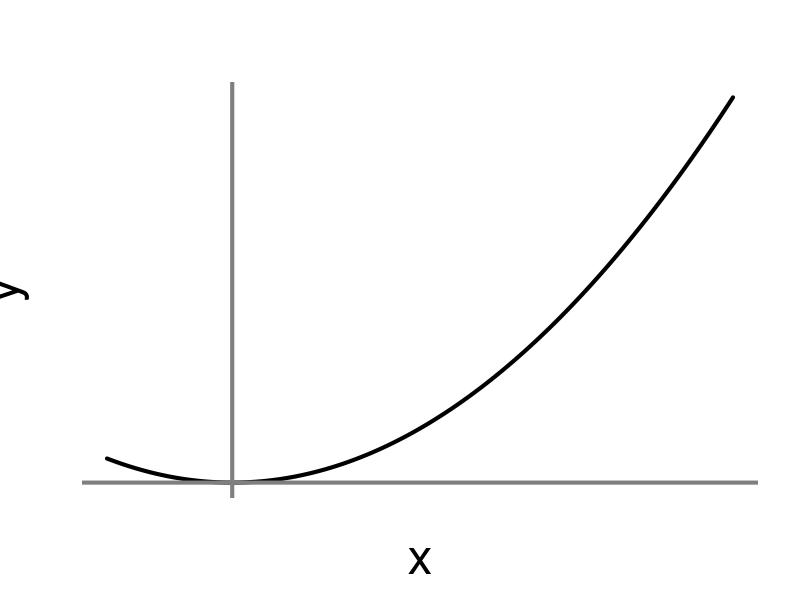
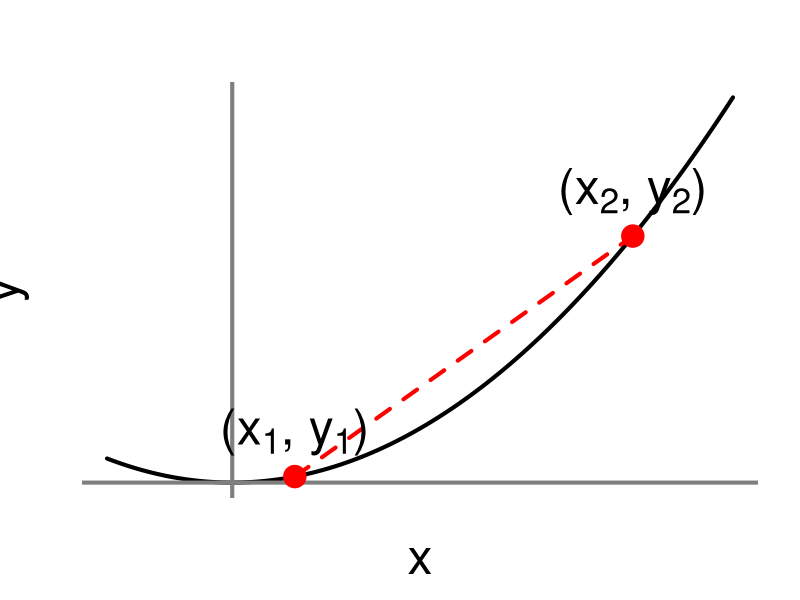
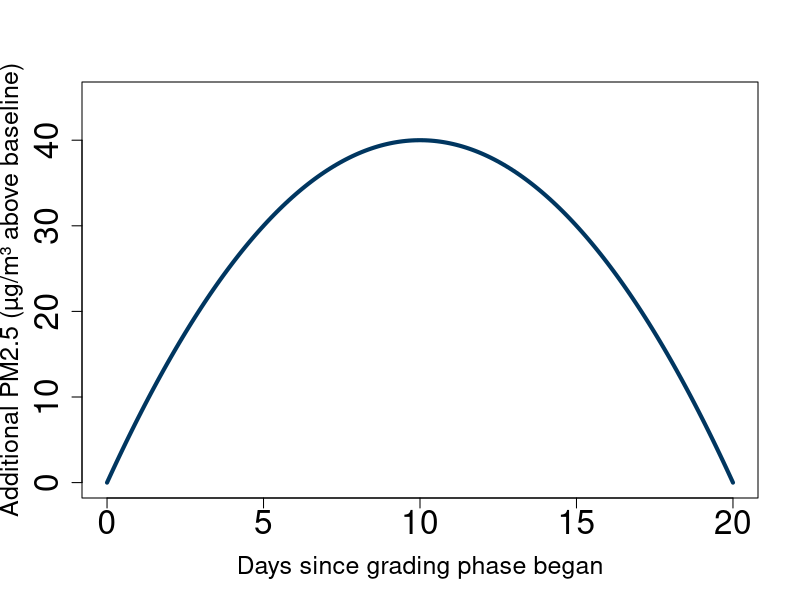
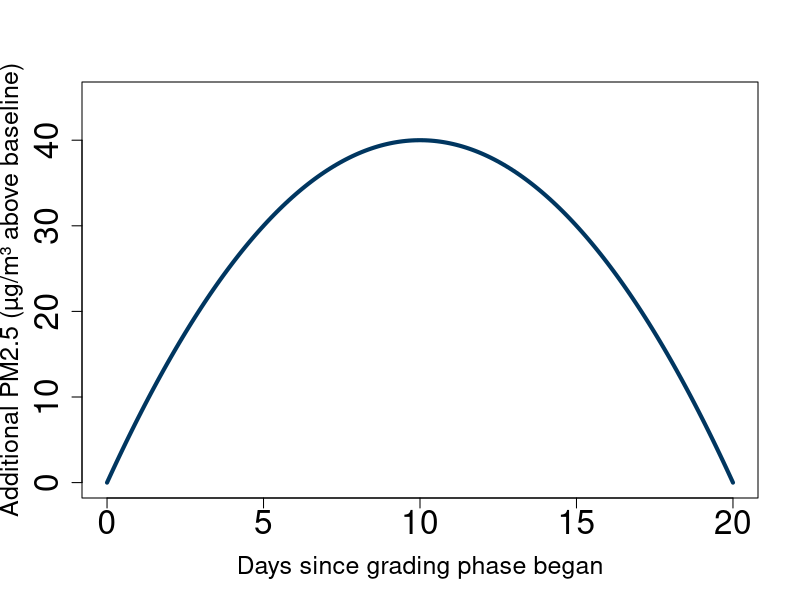

R code for these plots, in order: (Note: this script raises an error after producing the figures.)
## ---- chunk 1
x <- seq(-1, 4, length.out = 200)
y <- x^2

plot(x, y, type = "l", lwd = 4, col = "black",
     xlab = "x", ylab = "y",
     xaxt = "n", yaxt = "n",
     bty = "n",
     cex.lab = 3)

abline(h = 0, v = 0, col = "gray50", lwd = 4)
## ---- chunk 2
x <- seq(-1, 4, length.out = 200)
y <- x^2

x1 <- 0.5
y1 <- x1^2

x2 <- 3.2
y2 <- x2^2

plot(x, y, type = "l", lwd = 4, col = "black",
     xlab = "x", ylab = "y",
     xaxt = "n", yaxt = "n",
     bty = "n",
     cex.lab = 3)

abline(h = 0, v = 0, col = "gray50", lwd = 4)

segments(x1, y1, x2, y2, col = "red", lwd = 4, lty = 2)
points(c(x1, x2), c(y1, y2), pch = 19, cex = 3, col = "red")

text(x1, y1, expression(paste("(", x[1], ", ", y[1], ")")), pos = 3, cex = 3, offset = 1)
text(x2, y2, expression(paste("(", x[2], ", ", y[2], ")")), pos = 3, cex = 3, offset = 1)
## ---- chunk 3
#| echo: false
#| fig-align: center
#| out-width: "95%"
t <- seq(0, 20, length.out = 200)
P <- 8*t - 0.4*t^2

plot(t, P, type = "l", lwd = 4, col = "#003660",
     xlim = c(0, 20), ylim = c(0, 45),
     xlab = "Days since grading phase began", ylab = "Additional PM2.5 (µg/m³ above baseline)",
     xaxt = "n", yaxt = "n",  cex.lab=1.5)

# Add tick marks (integer spacing)
axis(1, at = seq(0, 20, by = 5), cex.axis = 2)
axis(2, cex.axis = 2)

## ---- chunk 4
#| echo: false
#| fig-align: center
#| out-width: "95%"
t <- seq(0, 20, length.out = 200)
P <- 8*t - 0.4*t^2

plot(t, P, type = "l", lwd = 4, col = "#003660",
     xlim = c(0, 20), ylim = c(0, 45),
     xlab = "Days since grading phase began", ylab = "Additional PM2.5 (µg/m³ above baseline)",
     xaxt = "n", yaxt = "n",  cex.lab=1.5)

# Add tick marks (integer spacing)
axis(1, at = seq(0, 20, by = 5), cex.axis = 2)
axis(2, cex.axis = 2)

## ---- chunk 5
#| eval: true
#| echo: false
#| out-width: "100%"
#| fig-align: "center"
knitr::include_graphics("images/cod_graph.jpg")
## ---- chunk 6
knitr::include_graphics("images/trex.PNG")
## ---- chunk 7
knitr::include_graphics("images/limits-graph.png")
## ---- chunk 8

library(tidyverse)

x=seq(-1,3,by=0.01)
y=x^2

lim_df<-data.frame(x=x,y=y)

dx=2
y2=y[which(lim_df$x==dx)]

slope=y2/dx
line=x*slope


ggplot(data=lim_df,aes(x=x,y=y))+
  geom_line(color="black", linewidth=3)+
  theme_classic()+
  annotate("point",x=0,y=0,size=6,color="blue")+
  theme(text = element_text(size = 28),
        axis.title.x = element_blank(),
        axis.title.y = element_blank()) + 
  coord_fixed(ratio = 1) +
  coord_cartesian(xlim=c(-1,3), ylim=c(0,8))
## ---- chunk 9
x=seq(-1,3,by=0.01)
y=x^2

lim_df<-data.frame(x=x,y=y)

dx=2
y2=y[which(lim_df$x==dx)]

slope=y2/dx
line=x*slope


p0<-ggplot(data=lim_df,aes(x=x,y=y))+
  geom_line(color="black",linewidth=3)+
  theme_classic()+
  geom_line( data = data.frame(x = seq(-1, 3, by = 0.01),  
                               y = 1.5 * seq(-1, 3, by = 0.01)),
            aes(x = x, y = y),
            color="red",
            linewidth=2)+
  annotate("point",x=0,y=0,size=8,color="blue")+
  annotate("text", 
            x=0, y=1, 
            label="(x, f(x))",
            size=10,
            color="blue")+
  annotate("point",x=1.5, y=2.25, size=8, color="blue")+
  annotate("text", 
            x=2.25, y=2.25, 
            label="(x+Δx, f(x+Δx))",
            size=10,
            color="blue") +
  theme(text = element_text(size = 28),
        axis.title.x = element_blank(),
        axis.title.y = element_blank()) + 
  coord_fixed(ratio = 1) +
  coord_cartesian(xlim=c(-1,3), ylim=c(0,8))

p0
## ---- chunk 10

library(tidyverse)

x=seq(-1,3,by=0.01)
y=x^2

lim_df<-data.frame(x=x,y=y)

dx=2
y2=y[which(lim_df$x==dx)]

slope=y2/dx
line=x*slope


p0<- ggplot(data=lim_df,aes(x=x,y=y))+
  geom_line(color="black", linewidth=3)+
  theme_classic()+
  annotate("point",x=0,y=0,size=6,color="blue")+
  theme(text = element_text(size = 28),
        axis.title.x = element_blank(),
        axis.title.y = element_blank()) + 
  coord_fixed(ratio = 1) +
  coord_cartesian(xlim=c(-1,3), ylim=c(-1.2,8))

p1<-p0+
  geom_point(aes(x=dx,y=y2),color="blue",size=6)+
  geom_line(aes(x=x,y=line),color="red",linewidth=2)+
  annotate("text",x=1,y=7,label="Delta~x==2",parse=TRUE,size=14)+
  annotate("text",x=1,y=4.5,label="Slope=2",size=14)+
  annotate("text", x=0, y=1, label="(x, f(x))", size=7, color="blue")+
  annotate("text", x=dx+0.3, y=3, label="(x+Δx, f(x+Δx))", size=7, color="blue")
p1

## ---- chunk 11
dx=1
y2=y[which(lim_df$x==dx)]

slope=y2/dx
line=x*slope
p2<-p0+
  geom_line(aes(x=x,y=line),color="red",linewidth=2)+
  geom_point(aes(x=dx,y=y2),color="blue",size=6)+
  annotate("text",x=1,y=7,label="Delta~x==1",parse=TRUE,size=14)+
  annotate("text",x=1,y=4.5,label="Slope=1",size=14)+
  annotate("text", x=0, y=1, label="(x, f(x))", size=7, color="blue")+
  annotate("text", x=dx, y=0, label="(x+Δx, f(x+Δx))", size=7, color="blue")

p2
## ---- chunk 12
dx=0.5
y2=y[which(lim_df$x==dx)]

slope=y2/dx
line=x*slope
p3<-p0+
  geom_line(aes(x=x,y=line),color="red",linewidth=2)+
  geom_point(aes(x=dx,y=y2),color="blue",size=6)+
  annotate("text",x=1,y=7,label="Delta~x==0.5",parse=TRUE,size=14)+
  annotate("text",x=1,y=4.5,label="Slope=0.5",size=14)+
  annotate("text", x=0, y=1, label="(x, f(x))", size=7, color="blue")+
  annotate("text", x=dx, y=-0.7, label="(x+Δx, f(x+Δx))", size=7, color="blue")
p3
## ---- chunk 13
dx=0.25
y2=y[which(lim_df$x==dx)]

slope=y2/dx
line=x*slope
p4<-p0+
  geom_line(aes(x=x,y=line),color="red",linewidth=2)+
  geom_point(aes(x=dx,y=y2),color="blue",size=6)+
  annotate("text",x=1,y=7,label="Delta~x==0.25",parse=TRUE,size=14)+
  annotate("text",x=1,y=4.5,label="Slope=0.25",size=14)+
  annotate("text", x=0, y=1, label="(x, f(x))", size=7, color="blue")+
  annotate("text", x=dx, y=-0.7, label="(x+Δx, f(x+Δx))", size=7, color="blue")
p4
## ---- chunk 14

slope=0
line=x*slope
p5<-p0+
  geom_line(aes(x=x,y=line),color="red",linewidth=2)+
  annotate("text",x=1,y=7,label="Delta~x==0",parse=TRUE,size=14)+
  annotate("text",x=1,y=4.5,label="Slope=?",size=14)
p5
## ---- chunk 15
#| eval: true
#| echo: false
#| out-width: "100%"
#| fig-align: "center"
knitr::include_graphics("images/derivative_9.jpg")
## ---- chunk 16
knitr::include_graphics("images/trex-no-labels.PNG")
